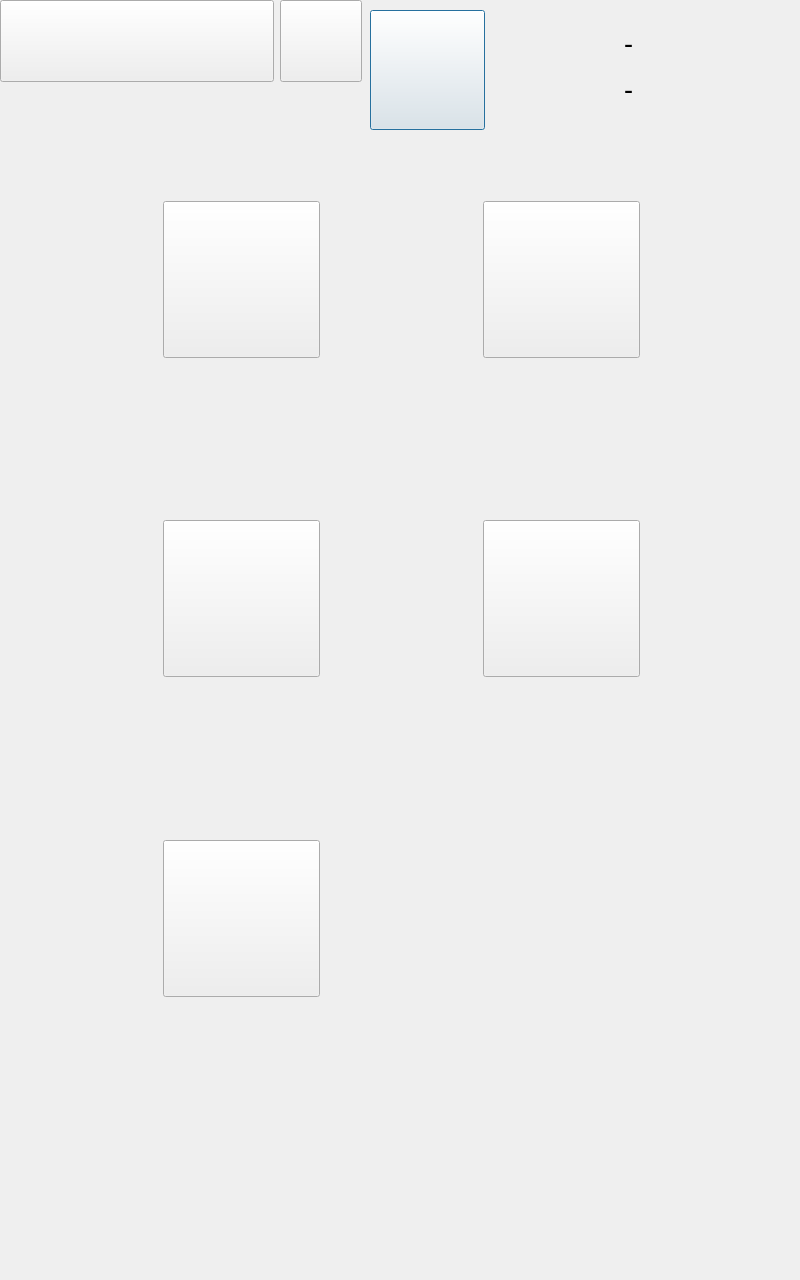
<?xml version="1.0" encoding="UTF-8"?>
<ui version="4.0">
 <class>DlgSysSetting</class>
 <widget class="QDialog" name="DlgSysSetting">
  <property name="geometry">
   <rect>
    <x>0</x>
    <y>0</y>
    <width>800</width>
    <height>1280</height>
   </rect>
  </property>
  <property name="windowTitle">
   <string>Dialog</string>
  </property>
  <widget class="QPushButton" name="pbInfo">
   <property name="geometry">
    <rect>
     <x>370</x>
     <y>10</y>
     <width>115</width>
     <height>120</height>
    </rect>
   </property>
   <property name="text">
    <string/>
   </property>
  </widget>
  <widget class="QPushButton" name="pbHome">
   <property name="geometry">
    <rect>
     <x>280</x>
     <y>0</y>
     <width>82</width>
     <height>82</height>
    </rect>
   </property>
   <property name="text">
    <string/>
   </property>
  </widget>
  <widget class="QLabel" name="labDate">
   <property name="geometry">
    <rect>
     <x>510</x>
     <y>70</y>
     <width>237</width>
     <height>38</height>
    </rect>
   </property>
   <property name="font">
    <font>
     <pointsize>20</pointsize>
    </font>
   </property>
   <property name="text">
    <string>-</string>
   </property>
   <property name="alignment">
    <set>Qt::AlignCenter</set>
   </property>
  </widget>
  <widget class="QLabel" name="labTime">
   <property name="geometry">
    <rect>
     <x>510</x>
     <y>24</y>
     <width>237</width>
     <height>38</height>
    </rect>
   </property>
   <property name="font">
    <font>
     <pointsize>20</pointsize>
    </font>
   </property>
   <property name="text">
    <string>-</string>
   </property>
   <property name="alignment">
    <set>Qt::AlignCenter</set>
   </property>
  </widget>
  <widget class="QPushButton" name="pbTitle">
   <property name="geometry">
    <rect>
     <x>0</x>
     <y>0</y>
     <width>274</width>
     <height>82</height>
    </rect>
   </property>
   <property name="text">
    <string/>
   </property>
  </widget>
  <widget class="QPushButton" name="pb1">
   <property name="geometry">
    <rect>
     <x>163</x>
     <y>201</y>
     <width>157</width>
     <height>157</height>
    </rect>
   </property>
   <property name="text">
    <string/>
   </property>
  </widget>
  <widget class="QPushButton" name="pb2">
   <property name="geometry">
    <rect>
     <x>483</x>
     <y>201</y>
     <width>157</width>
     <height>157</height>
    </rect>
   </property>
   <property name="text">
    <string/>
   </property>
  </widget>
  <widget class="QPushButton" name="pb3">
   <property name="geometry">
    <rect>
     <x>163</x>
     <y>520</y>
     <width>157</width>
     <height>157</height>
    </rect>
   </property>
   <property name="text">
    <string/>
   </property>
  </widget>
  <widget class="QPushButton" name="pb4">
   <property name="geometry">
    <rect>
     <x>483</x>
     <y>520</y>
     <width>157</width>
     <height>157</height>
    </rect>
   </property>
   <property name="text">
    <string/>
   </property>
  </widget>
  <widget class="QPushButton" name="pb5">
   <property name="geometry">
    <rect>
     <x>163</x>
     <y>840</y>
     <width>157</width>
     <height>157</height>
    </rect>
   </property>
   <property name="text">
    <string/>
   </property>
  </widget>
 </widget>
 <resources/>
 <connections/>
</ui>
